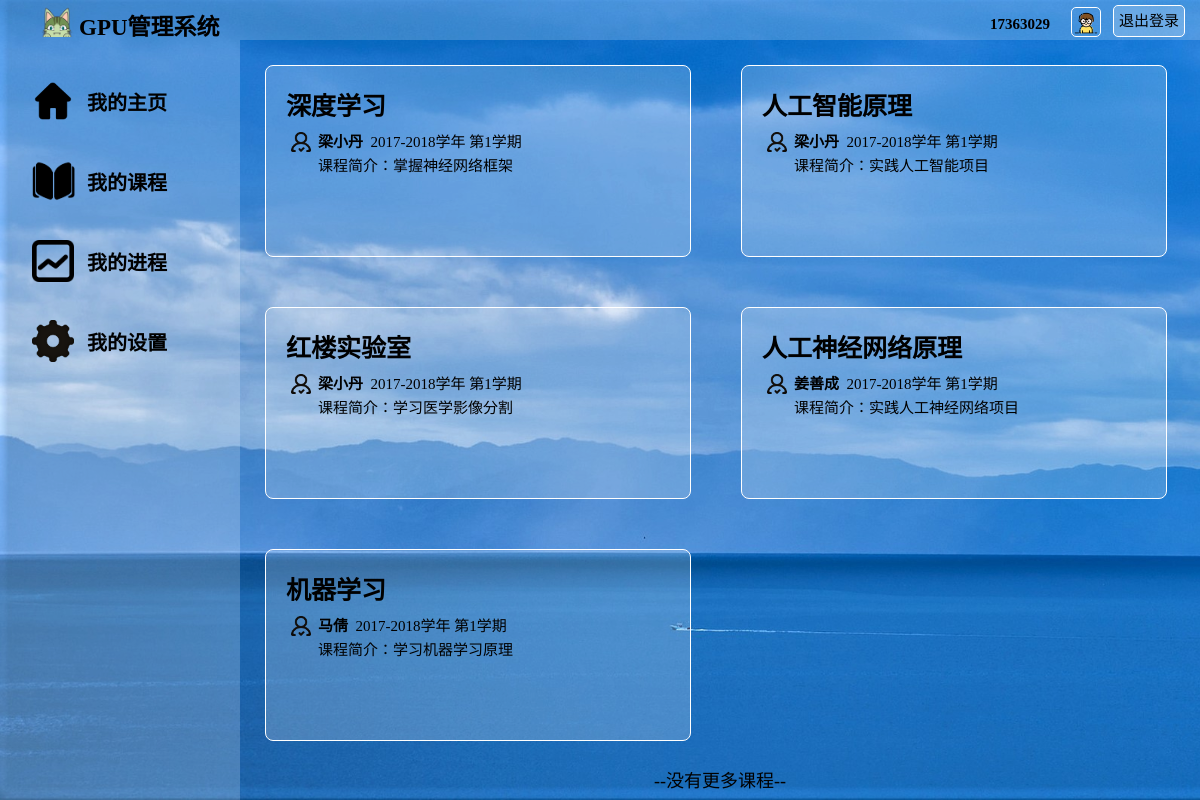
The app's page /my_courses/all_courses/ (signed in) with its own data.
### watchlist/models.py (models this page shows, shortened)
class User(db.Model, UserMixin):
    __tablename__ = 'User'
    id = db.Column(db.Integer, primary_key=True)                        # id（主键）
    username = db.Column(db.String(20))                                 # 用户名
    password_hash = db.Column(db.String(128))                           # 用户密码
    identity = db.Column(db.String(128))                                # 身份：学生or老师
    pic_path = db.Column(db.String(128), default="/static/pic/1.jpg")   # 用户头像地址
    stu_id = db.Column(db.String(20), default="未填写")                  # 学生学号
    ingrade = db.Column(db.String(20), default="未填写")                 # 学生年级
    inclass = db.Column(db.String(20), default="未填写")                 # 学生年班级

class Course(db.Model):
    __tablename__ = 'Course'
    id = db.Column(db.Integer, primary_key=True)  # id（主键）
    name = db.Column(db.String(50))               # 课程名称
    teacher = db.Column(db.String(50))            # 任课老师
    time = db.Column(db.String(50))               # 授课时间（学年、学期）
    info = db.Column(db.String(300))              # 课程其他信息
    course_name = db.Column(db.String(50), db.ForeignKey('Course.name'))  # 用户对应的课程
    gpu_name = db.Column(db.String(50), db.ForeignKey('GPU.name'))  # gpu name
    pic_path = db.Column(db.String(128), default="/static/pic/course_logo.png")  # 课程头像

### watchlist/views.py (the view)
@app.route('/my_courses/all_courses/', methods=['GET', 'POST'])
@login_required
def all_courses():
    courses = Course.query.all()
    return render_template('all_courses.html', courses=courses)

### watchlist/__init__.py (called while the page is built)
@login_manager.user_loader
def load_user(user_id):
    from watchlist.models import User
    user = User.query.get(int(user_id))
    return user

@app.context_processor
def inject_user():
    from watchlist.models import User
    user = User.query.first()
    return dict(user=user)

### watchlist/templates/all_courses.html (shortened to what this page needs)
<!DOCTYPE html>
<html lang="en">
<head>
	<link rel="stylesheet" href="/static/style_student.css" />
</head>
<body>
	<div id="container">
		<div id="header" >
			<div id="logo">
	            <img src="/static/pic/logo.png" alt="">
	            <span>GPU管理系统</span>
	        </div>
			<div id="other">
				<form form method="POST" action="/logout/">
					<a id="login_out" href="/logout/" class="button">退出登录</a>
					<div id="user_img">
						<img src="{{ current_user.pic_path }}" alt="image">
					</div>
					<div id="user_name">
						<span>{{ current_user.username }}</span>
					</div>
				</form>
			</div>
		</div>
		<div id="main">
			<div id="aside">
				<br>
				<div id="Home Page">
					<div class="asidepic">
						<img src="/static/pic/home.png" alt="">
					</div>
					<div class="asidechoices">
						<a href="/index/">我的主页</a>
					</div>
				</div>
				<div id="My courses">
					<div class="asidepic">
						<img src="/static/pic/courses.png" alt="">
					</div>
					<div class="asidechoices">
						<a href="/my_courses/">我的课程</a>
					</div>
				</div>
				<div id="Process">
					<div class="asidepic">
						<img src="/static/pic/process.png" alt="">
					</div>
					<div class="asidechoices">
						<a href="/process/">我的进程</a>
					</div>
				</div>
				<div id="Settings">
					<div class="asidepic">
						<img src="/static/pic/settings.png" alt="">
					</div>
					<div class="asidechoices">
						<a href="/settings/">我的设置</a>
					</div>
				</div>
			</div>
			<div id="content">
				{% for c in courses %}
					<div id="课程盒子" class="index_box">
						<p href="/my_courses/all_courses/{{ c['id'] }}/" style="font-size: 25px;font-weight: bold;">
							{{ c['name'] }}
						</p>
						<div id="info" class="information">
							<div id="teacherpic" class="teacherpic">
								<img src="/static/pic/teacher.png" alt="">
							</div>
							<strong id="teacher">{{ c['teacher'] }}&nbsp</strong>
							<span id="term">{{ c['time'] }}</span>
							<p>课程简介：{{ c['info'] }}</p>
						</div>
					</div>
				{% endfor %}
				<p style="clear:both;" class="index_box_no">--没有更多课程--</p>
			</div>
		</div>
	</div>
</body>
</html>

### watchlist/static/style_student.css (style rules this page uses)
* { margin: 0; padding: 0; font-family: "阿里巴巴普惠体", "微软雅黑"; color: black; }
html { height: 100%; background:url("pic/bg.gif") repeat-y; background-size: cover; }
#container { margin: 0; height: 100%; }
#header { height: 40px; width: 100%; position: fixed; z-index: 1000;left: 0; top: 0; }
#login_out { height: 30px; padding: 0 5px; margin:5px 15px 6px 2px; font-size:15px; line-height: 30px; float:right; background: rgba(255, 255, 255, 0.2); color:black; text-decoration: none; border:1px solid white; border-radius: 5px; }
#user_img { margin-top: 5px; margin-right: -40px padding-top: -50px; float: right; margin: 10px; height: 30px; width: 30px; }
#user_img img { margin-top:-15px; width: 95%; height:95%; border: 1px solid white; border-radius: 5px; }
#user_name { width: 80px; height: 88%; float: right; margin:1px -10px 1px 0; padding: 1px; color: black; text-align: right; }
#user_name span { font-size: 15px; font-weight: bold; }
#logo { height: 100%; width: 20%; float: left; background: rgba(255, 255, 255, 0.2); }
#logo img { float: left; margin-left: 40px; height: 85%; margin-top: 3px; }
#logo span { float: left; margin-left: 5px; margin-top: 8px; font-weight: bold; font-size: 23px; }
#other { height: 100%; width: 80%; float: left; background: rgba(255, 255, 255, 0.2); text-align: right; line-height: 40px; font-size: 20px; color: black; }
#other span { height: 80%; width: 20%; color: black; margin-right:20px; }
#main { height: auto; }
#aside { margin-top: 40px; float: left; width: 20%; height: 100%; background: rgba(255, 255, 255, 0.2); position: fixed; }
#aside div { height: 60px; margin: auto; text-align: left; margin-left: 5px; padding: 10px; }
#aside a { text-decoration: none; text-align: center; font-size: 20px; line-height: 50px; height: 60px; color: black; margin: 5px; padding: 2px; font-weight: bold; }
.asidepic { height: 80%; width: 25px; float: left; line-height: 100%; }
.asidepic img { height: 70%; margin: 2px; }
.asidechoices { height: 80%; float: left; margin:2px; padding: 2px; }
#content { float: right; width: 80%; height: 100%; overflow: auto; margin-top:40px; }
.index_box { height: 150px; width: 40%; float: left; margin: 25px; border: 1px solid white; background: rgba(255, 255, 255, 0.2); padding: 20px; font-size: 20px; border-radius: 8px; overflow: auto; }
.index_box_no { font-size: 18px; margin: 10px; text-align: center }
.teacherpic { height: 10%; float: left; line-height: 100%; margin-right: 5px; }
.teacherpic img { height: 20px; margin: 2px; }
.information { margin-top: 5px; font-size: 15px; padding: 3px; line-height: 24px; overflow: auto; }

### records on screen
User: pic_path (picture), username "17363029"
Course: name "深度学习", teacher "梁小丹", time "2017-2018学年 第1学期", info "掌握神经网络框架"
Course: name "人工智能原理", teacher "梁小丹", time "2017-2018学年 第1学期", info "实践人工智能项目"
Course: name "红楼实验室", teacher "梁小丹", time "2017-2018学年 第1学期", info "学习医学影像分割"
Course: name "人工神经网络原理", teacher "姜善成", time "2017-2018学年 第1学期", info "实践人工神经网络项目"
Course: name "机器学习", teacher "马倩", time "2017-2018学年 第1学期", info "学习机器学习原理"
